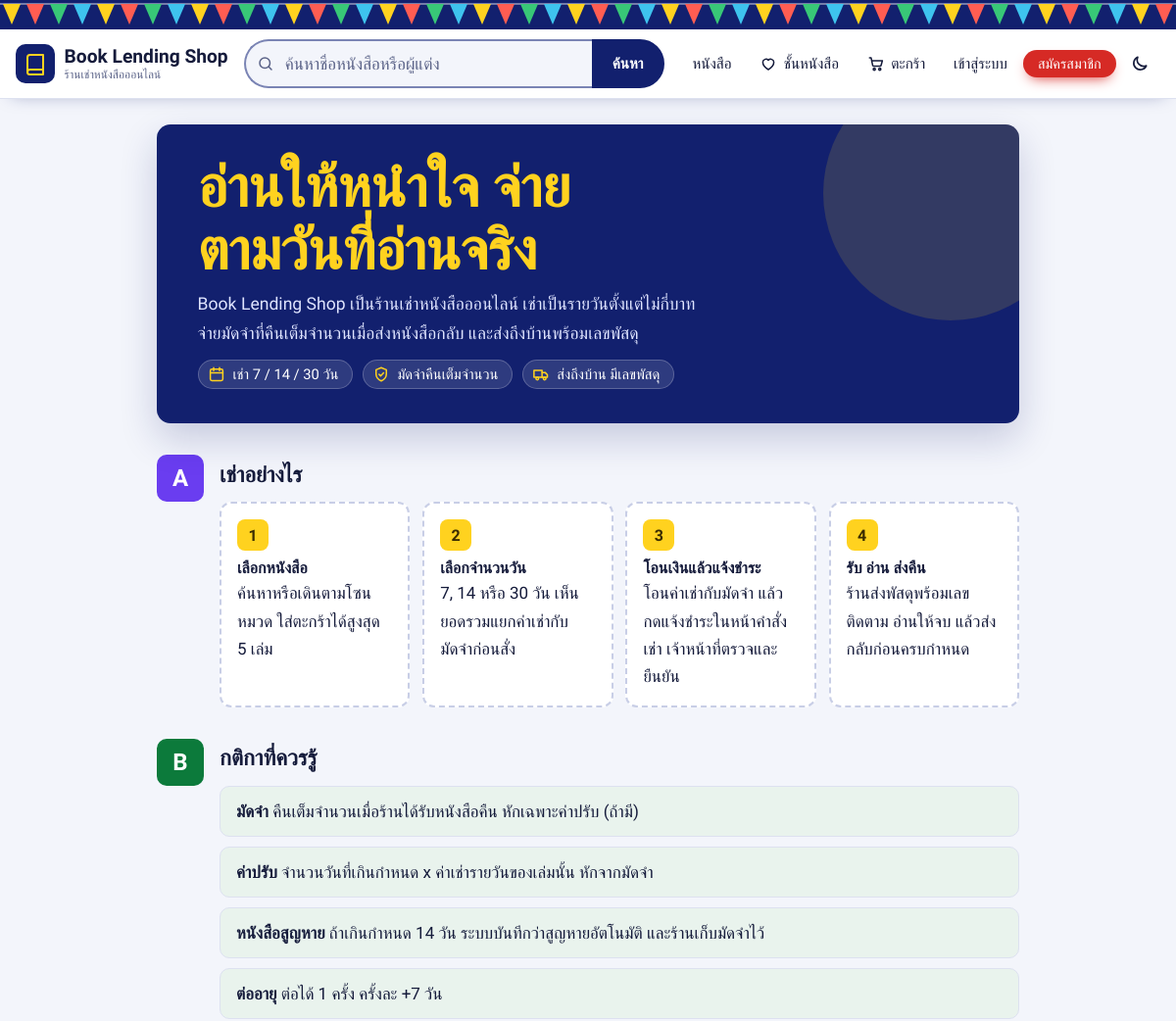
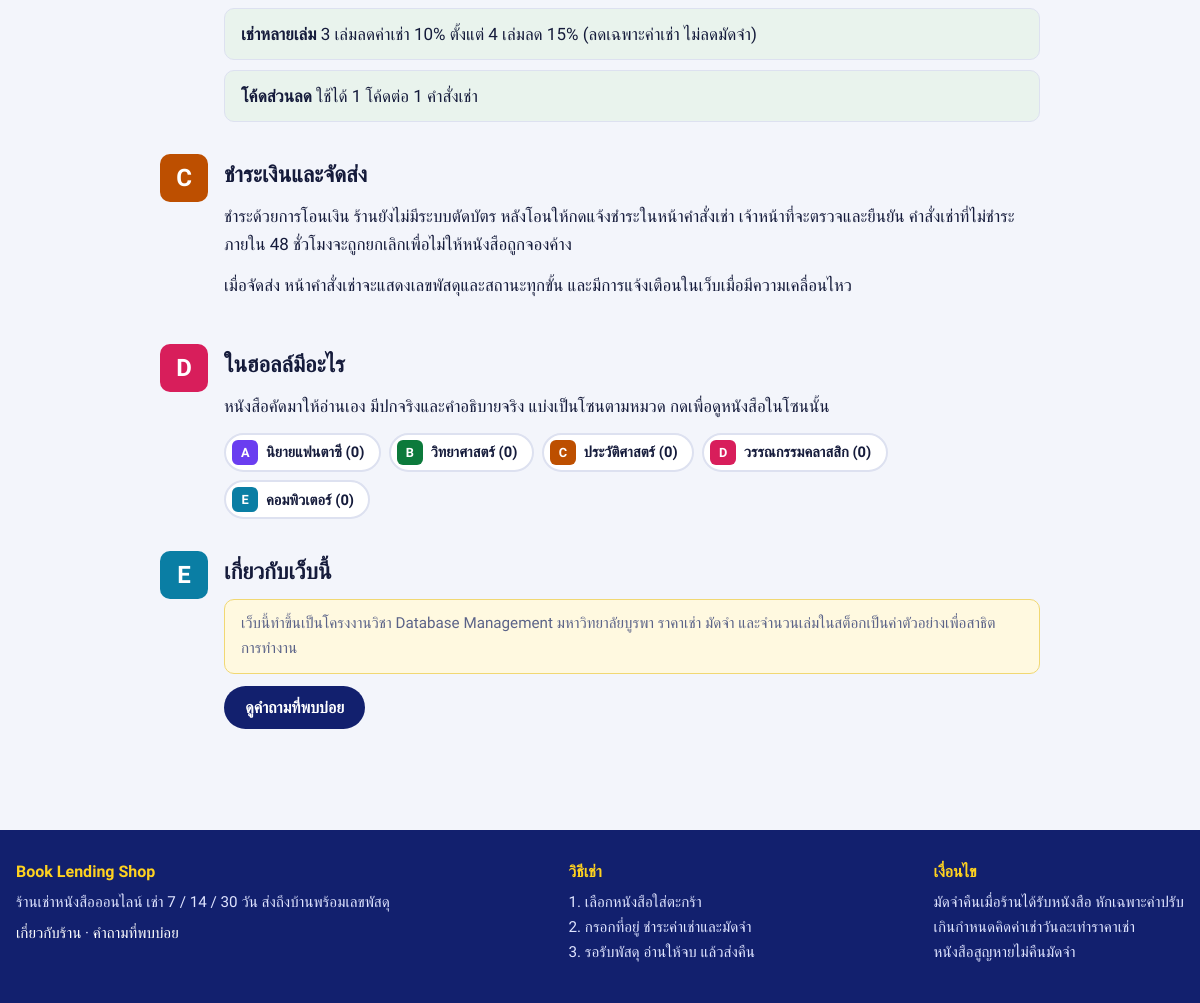
Page /about.php on the committed database (2 pictures, top to bottom).
### tables this page shows
CREATE TABLE IF NOT EXISTS lib_categories (
  category_id INT UNSIGNED NOT NULL AUTO_INCREMENT,
  name        VARCHAR(80) NOT NULL,
  PRIMARY KEY (category_id),
  UNIQUE KEY uq_lib_categories_name (name)
);

### auth.php (called while the page is built, shortened)
<?php
require __DIR__ . '/includes/helpers.php';
function h($v) { return htmlspecialchars((string)$v, ENT_QUOTES, 'UTF-8'); }

### about.php (the view, shortened to what this page needs)
<?php
require 'auth.php'; require 'config/db.php';
$cats = [];
$res = mysqli_query($conn, 'SELECT c.category_id, c.name, COUNT(b.book_id) FROM lib_categories c LEFT JOIN lib_books b ON b.category_id = c.category_id GROUP BY c.category_id, c.name ORDER BY c.category_id');
while ($res && ($row = mysqli_fetch_row($res))) $cats[] = $row;
$late = AUTO_LOST_DAYS;
require 'includes/header.php';
?>
<div class="info-page">
  <div class="banner">
    <h1>อ่านให้หนำใจ จ่ายตามวันที่อ่านจริง</h1>
    <p>Book Lending Shop เป็นร้านเช่าหนังสือออนไลน์ เช่าเป็นรายวันตั้งแต่ไม่กี่บาท จ่ายมัดจำที่คืนเต็มจำนวนเมื่อส่งหนังสือกลับ และส่งถึงบ้านพร้อมเลขพัสดุ</p>
    <ul class="perks">
      <li><?= icon('calendar', 18) ?>เช่า 7 / 14 / 30 วัน</li>
      <li><?= icon('shield', 18) ?>มัดจำคืนเต็มจำนวน</li>
      <li><?= icon('truck', 18) ?>ส่งถึงบ้าน มีเลขพัสดุ</li>
    </ul>
  </div>
  <section class="sec z1" aria-labelledby="s-how"><span class="sec-mark" aria-hidden="true">A</span><h2 id="s-how">เช่าอย่างไร</h2>
    <div class="sec-body"><ol class="ticket-steps">
      <li><b>เลือกหนังสือ</b>ค้นหาหรือเดินตามโซนหมวด ใส่ตะกร้าได้สูงสุด 5 เล่ม</li>
      <li><b>เลือกจำนวนวัน</b>7, 14 หรือ 30 วัน เห็นยอดรวมแยกค่าเช่ากับมัดจำก่อนสั่ง</li>
      <li><b>โอนเงินแล้วแจ้งชำระ</b>โอนค่าเช่ากับมัดจำ แล้วกดแจ้งชำระในหน้าคำสั่งเช่า เจ้าหน้าที่ตรวจและยืนยัน</li>
      <li><b>รับ อ่าน ส่งคืน</b>ร้านส่งพัสดุพร้อมเลขติดตาม อ่านให้จบ แล้วส่งกลับก่อนครบกำหนด</li>
    </ol></div>
  </section>
  <section class="sec z2" aria-labelledby="s-rules"><span class="sec-mark" aria-hidden="true">B</span><h2 id="s-rules">กติกาที่ควรรู้</h2>
    <div class="sec-body"><ul class="rules">
      <li><b>มัดจำ</b> คืนเต็มจำนวนเมื่อร้านได้รับหนังสือคืน หักเฉพาะค่าปรับ (ถ้ามี)</li>
      <li><b>ค่าปรับ</b> จำนวนวันที่เกินกำหนด x ค่าเช่ารายวันของเล่มนั้น หักจากมัดจำ</li>
      <li><b>หนังสือสูญหาย</b> ถ้าเกินกำหนด <?= (int)$late ?> วัน ระบบบันทึกว่าสูญหายอัตโนมัติ และร้านเก็บมัดจำไว้</li>
      <li><b>ต่ออายุ</b> ต่อได้ 1 ครั้ง ครั้งละ +7 วัน</li>
      <li><b>เช่าหลายเล่ม</b> 3 เล่มลดค่าเช่า 10% ตั้งแต่ 4 เล่มลด 15% (ลดเฉพาะค่าเช่า ไม่ลดมัดจำ)</li>
      <li><b>โค้ดส่วนลด</b> ใช้ได้ 1 โค้ดต่อ 1 คำสั่งเช่า</li>
    </ul></div>
  </section>
  <section class="sec z3" aria-labelledby="s-pay"><span class="sec-mark" aria-hidden="true">C</span><h2 id="s-pay">ชำระเงินและจัดส่ง</h2>
    <div class="sec-body">
      <p>ชำระด้วยการโอนเงิน ร้านยังไม่มีระบบตัดบัตร หลังโอนให้กดแจ้งชำระในหน้าคำสั่งเช่า เจ้าหน้าที่จะตรวจและยืนยัน คำสั่งเช่าที่ไม่ชำระภายใน 48 ชั่วโมงจะถูกยกเลิกเพื่อไม่ให้หนังสือถูกจองค้าง</p>
      <p>เมื่อจัดส่ง หน้าคำสั่งเช่าจะแสดงเลขพัสดุและสถานะทุกขั้น และมีการแจ้งเตือนในเว็บเมื่อมีความเคลื่อนไหว</p>
    </div>
  </section>
  <section class="sec z4" aria-labelledby="s-books"><span class="sec-mark" aria-hidden="true">D</span><h2 id="s-books">ในฮอลล์มีอะไร</h2>
    <div class="sec-body">
      <p>หนังสือคัดมาให้อ่านเอง มีปกจริงและคำอธิบายจริง แบ่งเป็นโซนตามหมวด กดเพื่อดูหนังสือในโซนนั้น</p>
      <?php if ($cats): ?><ul class="zone-links">
      <?php foreach ($cats as $c): ?><li><a class="<?= h(zone_class($c[0])) ?>" href="index.php?category=<?= (int)$c[0] ?>"><b><?= h(zone_letter($c[0])) ?></b><?= h($c[1]) ?> (<?= (int)$c[2] ?>)</a></li><?php endforeach; ?>
      </ul><?php endif; ?>
    </div>
  </section>
  <section class="sec z5" aria-labelledby="s-note"><span class="sec-mark" aria-hidden="true">E</span><h2 id="s-note">เกี่ยวกับเว็บนี้</h2>
    <div class="sec-body">
      <p class="note">เว็บนี้ทำขึ้นเป็นโครงงานวิชา Database Management มหาวิทยาลัยบูรพา ราคาเช่า มัดจำ และจำนวนเล่มในสต็อกเป็นค่าตัวอย่างเพื่อสาธิตการทำงาน</p>
      <p><a class="btn btn-primary" href="faq.php">ดูคำถามที่พบบ่อย</a></p>
    </div>
  </section>
</div>
<?php require 'includes/footer.php'; ?>

### assets/css/app.css (style rules this page uses)
:root { --ink: #12206e; --ink-2: #2c3a8c; --floor: #f3f5fb; --card: #ffffff; --text: #151b3b; --muted: #5b6388; --line: #dde1f0; --line-2: #c8cee6; --field: #7a84b4; --yellow: #ffd21f; --yellow-ink: #3a2c00; --red: #d62a25; --red-dark: #b01f1b; --blue-soft: #e6eafb; --ok: #0f7a3d; --ok-soft: #e1f4e8; --warn: #9a5200; --warn-soft: #fff1d6; --bad: #b3261e; --bad-soft: #fde7e5; --info-soft: #e6eafb; --z1: #6a3df0; --z2: #0c7a3b; --z3: #bd4f00; --z4: #d81e5b; --z5: #0a7ea4; --radius: 14px; --radius-s: 8px; --shadow: 0 1px 2px rgba(18, 32, 110, .08), 0 4px 14px rgba(18, 32, 110, .08); --shadow-lg: 0 16px 38px rgba(18, 32, 110, .2); --display: "Prompt", "Sarabun", system-ui, sans-serif; --font: "Sarabun", system-ui, -apple-system, "Segoe UI", sans-serif; --ease: cubic-bezier(.2, .8, .2, 1); color-scheme: light; }
*, *::before, *::after { box-sizing: border-box; }
html { -webkit-text-size-adjust: 100%; scroll-behavior: smooth; scrollbar-color: var(--line-2) var(--floor); }
body { margin: 0; min-height: 100vh; display: flex; flex-direction: column; font: 400 1.0625rem/1.65 var(--font); color: var(--text); background: var(--floor); }
a { color: var(--ink-2); text-decoration: none; text-underline-offset: .2em; }
h1, h2, h3, h4 { font-family: var(--display); margin: 0 0 .5rem; line-height: 1.25; font-weight: 700; text-wrap: balance; color: var(--text); }
h1 { font-size: clamp(1.6rem, 4vw, 2.2rem); letter-spacing: -.01em; }
h2 { font-size: 1.4rem; }
p { margin: 0 0 .8rem; text-wrap: pretty; }
.btn { display: inline-flex; align-items: center; justify-content: center; gap: .45rem; padding: .6rem 1.2rem; border-radius: 999px; border: 2px solid transparent; font: 600 1rem var(--display); cursor: pointer; text-decoration: none !important; transition: transform .15s var(--ease), background .15s, box-shadow .15s; line-height: 1.2; }
.btn-primary { background: var(--ink); color: #fff; }
.z1 { --zc: var(--z1); }
.z2 { --zc: var(--z2); }
.z3 { --zc: var(--z3); }
.z4 { --zc: var(--z4); }
.z5 { --zc: var(--z5); }
.banner { background: var(--ink); color: #fff; border-radius: var(--radius); padding: 2rem clamp(1.1rem, 4vw, 2.6rem) 2.2rem; margin-bottom: 1.4rem; position: relative; overflow: hidden; box-shadow: var(--shadow-lg); }
.banner::after { content: ""; position: absolute; right: -60px; top: -60px; width: 260px; height: 260px; border-radius: 50%; background: var(--yellow); opacity: .14; }
.banner h1 { color: var(--yellow); font-size: clamp(2rem, 6.5vw, 3.7rem); font-weight: 800; line-height: 1.08; max-width: 18ch; margin-bottom: .6rem; }
.banner p { color: #dfe4ff; max-width: 52ch; font-size: 1.1rem; }
.perks { display: flex; flex-wrap: wrap; gap: .5rem .6rem; list-style: none; margin: 0; padding: 0; }
.perks li { display: inline-flex; align-items: center; gap: .45rem; background: rgba(255, 255, 255, .12); border: 1px solid rgba(255, 255, 255, .22); border-radius: 999px; padding: .3rem .85rem .3rem .6rem; font: 500 .92rem var(--display); }

### rows in the picture
lib_categories: category_id "A", name "นิยายแฟนตาซี", c "0"
lib_categories: category_id "B", name "วิทยาศาสตร์", c "0"
lib_categories: category_id "C", name "ประวัติศาสตร์", c "0"
lib_categories: category_id "D", name "วรรณกรรมคลาสสิก", c "0"
lib_categories: category_id "E", name "คอมพิวเตอร์", c "0"

### other values in the picture
$late "14"
